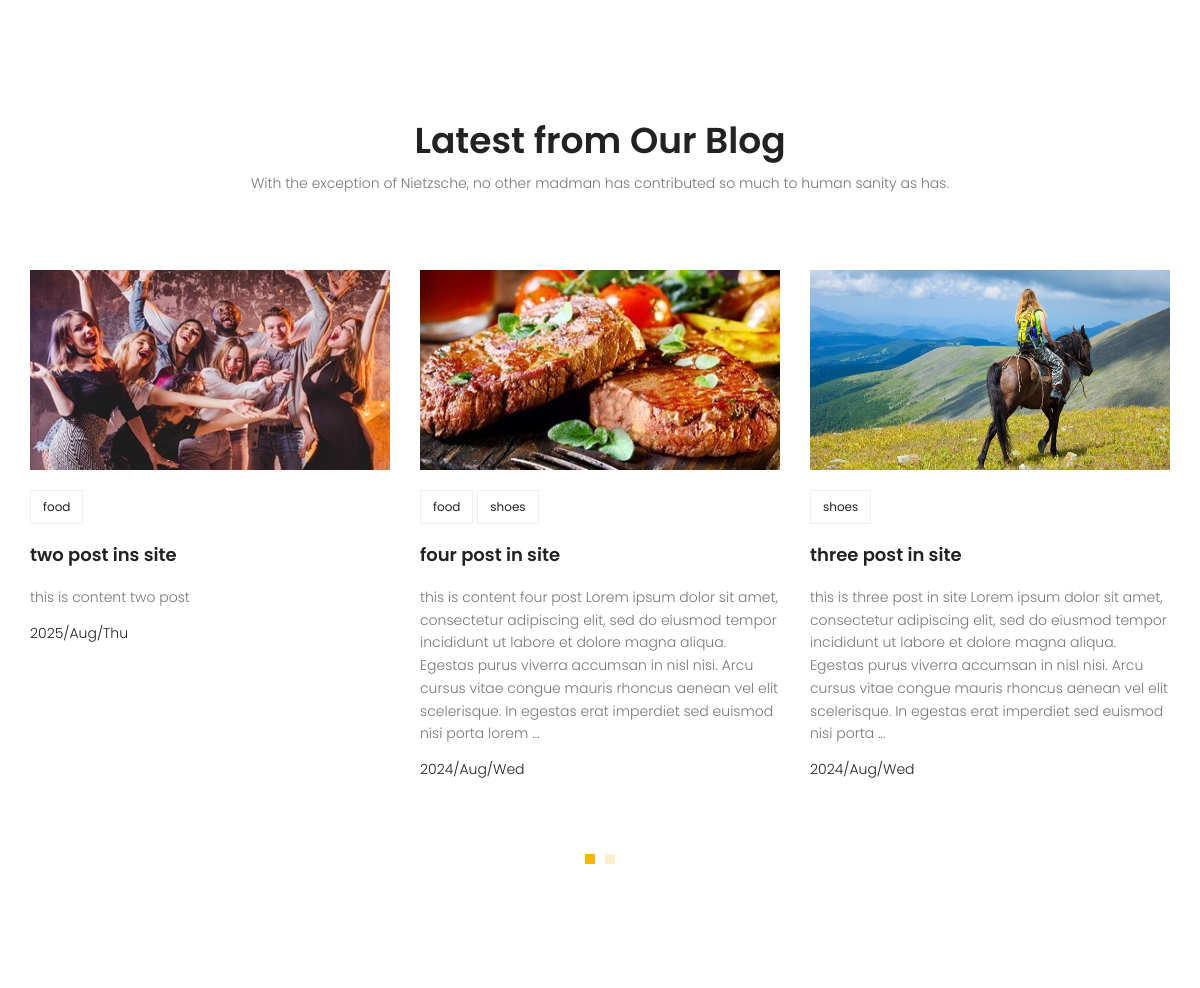
/ (middle part), run on an earlier commit of the app's database.
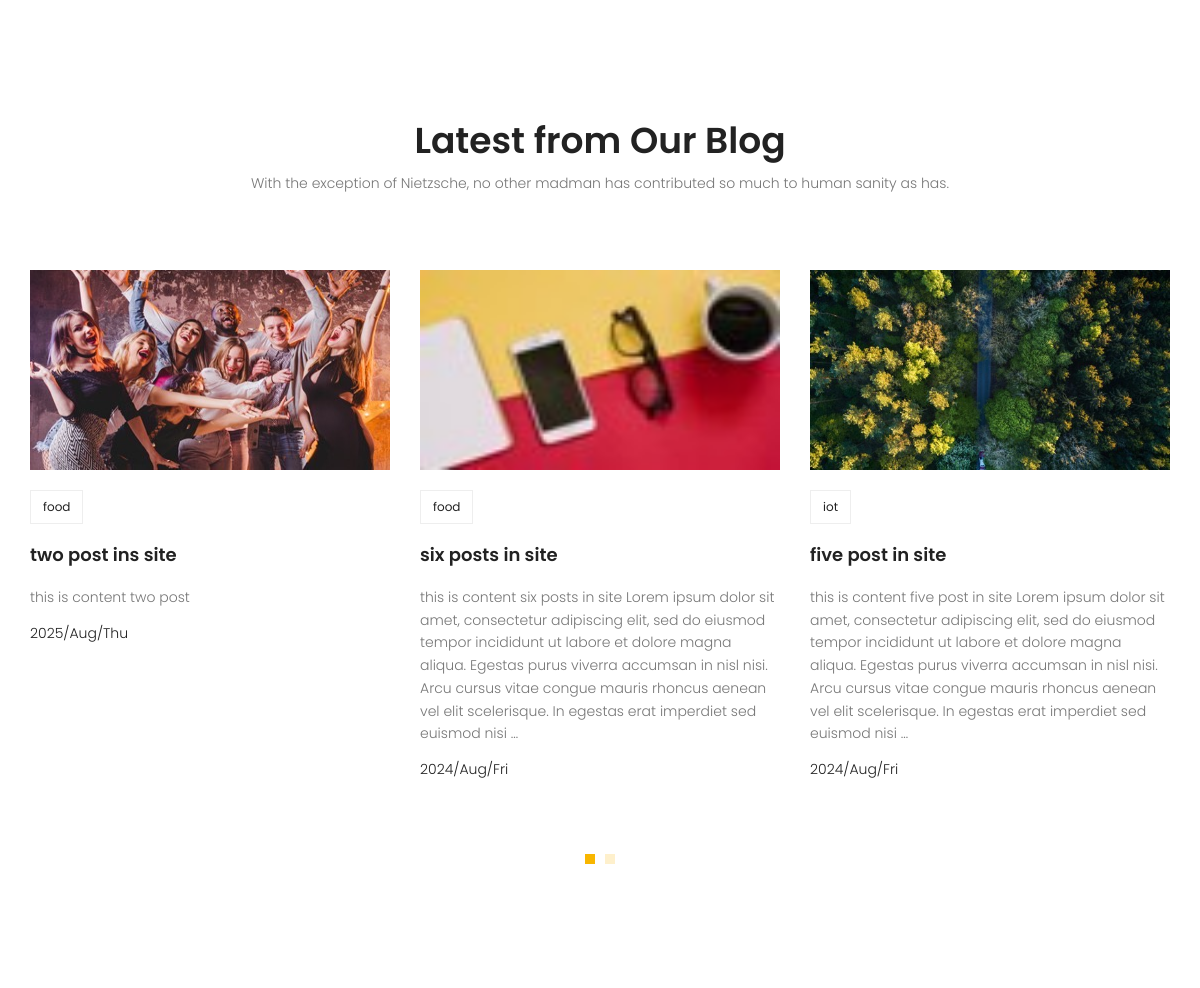
And on a later commit of the database.
### blog/models.py (models this page shows, shortened)
class Post(models.Model):
    author = models.ForeignKey(User,on_delete=models.SET_NULL,null=True)
    title = models.CharField(max_length=255)
    content = models.TextField()
    category = models.ManyToManyField('Category')
    image = models.ImageField(upload_to="blog_image",null=True)
    status = models.BooleanField(default=False)
    counted_view = models.IntegerField(default=0)
    created_date = models.DateTimeField(auto_now_add=True,null=True)
    updated_date = models.DateTimeField(auto_now=True,null=True)
    published_date = models.DateTimeField(null=True)
    class Meta:
        ordering = ["created_date"]
        verbose_name = "پست "
        verbose_name_plural = "پست ها "

class Category(models.Model):
    name = models.CharField(max_length=255)
    class Meta:
        verbose_name = "دسته بندی "
        verbose_name_plural = "دسته بندی ها"

### home/views.py (the view)
# urls.py: path("",views.home_page_view,name="index"),
def home_page_view(request):
    return render(request,"home/index.html")

### home/templatetags/home_tag.py (called while the page is built)
@register.inclusion_tag("home/last_post_home.html")
def last_post_home_page():
    time_now = timezone.now()
    last_posts = Post.objects.exclude(published_date__gt=time_now).filter(status=True).order_by("-published_date")[:5]
    return {"last_posts" :last_posts}

### templates/home/index.html (shortened to what this page needs)
{% extends 'base.html' %}
{% load static %}
{% load home_tag %}
{% block content %}
        {% last_post_home_page %}
{% endblock %}

### templates/home/last_post_home.html
{% load static %}
<section class="recent-blog-area section-gap">
    <div class="container">
        <div class="row d-flex justify-content-center">
            <div class="menu-content pb-60 col-lg-9">
                <div class="title text-center">
                    <h1 class="mb-10">Latest from Our Blog</h1>
                    <p>With the exception of Nietzsche, no other madman has contributed so much to human sanity as has.</p>
                </div>
            </div>
        </div>
        <div class="row">
            <div class="active-recent-blog-carusel">
               {% for item in last_posts %}
               <div class="single-recent-blog-post item">
                <div class="thumb">
                    <img width="200" height="200" class="" src="{{ item.image.url}}" alt="">
                </div>
                <div class="details">
                    <div class="tags">
                        <ul>
                           {% for cat in item.category.all %}
                           <li>
                            <a href="{% url 'blog:category' cat.name %}">{{ cat.name }}</a>
                        </li>
                           {% endfor %}
                        </ul>
                    </div>
                    <a href="{% url 'blog:single' item.id %}"><h4 class="title">{{item.title}}</h4></a>
                    <p>
                        {{item.content|truncatewords:50}}
                    </p>
                    <h6 class="date">{{item.published_date|date:"Y/M/D"}}</h6>
                </div>
            </div>
               {% endfor %}
            </div>
        </div>
    </div>
</section>

What changed in the data, as far as the page shows it:
no longer on this page (row edited): Post: image (picture), title "four post in site", content "this is content four post Lorem ipsum dolor sit amet, consectetur adipiscing elit, sed do eiusmod tempor incididunt ut labore et dolore magna aliqua. Egestas purus viverra accumsan in nisl nisi. Arcu cursus vitae congue mauris rhoncus aenean vel elit scelerisque. In egestas erat imperdiet sed euismod nisi porta lorem …", published_date "2024/Aug/Wed", Category (name "food")
no longer on this page (row unchanged): Category: name "shoes"
no longer on this page (row edited): Post: image (picture), title "three post in site", content "this is three post in site Lorem ipsum dolor sit amet, consectetur adipiscing elit, sed do eiusmod tempor incididunt ut labore et dolore magna aliqua. Egestas purus viverra accumsan in nisl nisi. Arcu cursus vitae congue mauris rhoncus aenean vel elit scelerisque. In egestas erat imperdiet sed euismod nisi porta …", published_date "2024/Aug/Wed"
added Post: image (picture), title "six posts in site", content "this is content six posts in site Lorem ipsum dolor sit amet, consectetur adipiscing elit, sed do eiusmod tempor incididunt ut labore et dolore magna aliqua. Egestas purus viverra accumsan in nisl nisi. Arcu cursus vitae congue mauris rhoncus aenean vel elit scelerisque. In egestas erat imperdiet sed euismod nisi …", published_date "2024/Aug/Fri", Category (name "food")
added Post: image (picture), title "five post in site", content "this is content five post in site Lorem ipsum dolor sit amet, consectetur adipiscing elit, sed do eiusmod tempor incididunt ut labore et dolore magna aliqua. Egestas purus viverra accumsan in nisl nisi. Arcu cursus vitae congue mauris rhoncus aenean vel elit scelerisque. In egestas erat imperdiet sed euismod nisi …", published_date "2024/Aug/Fri"
added Category: name "iot", shown under "five post in site"
